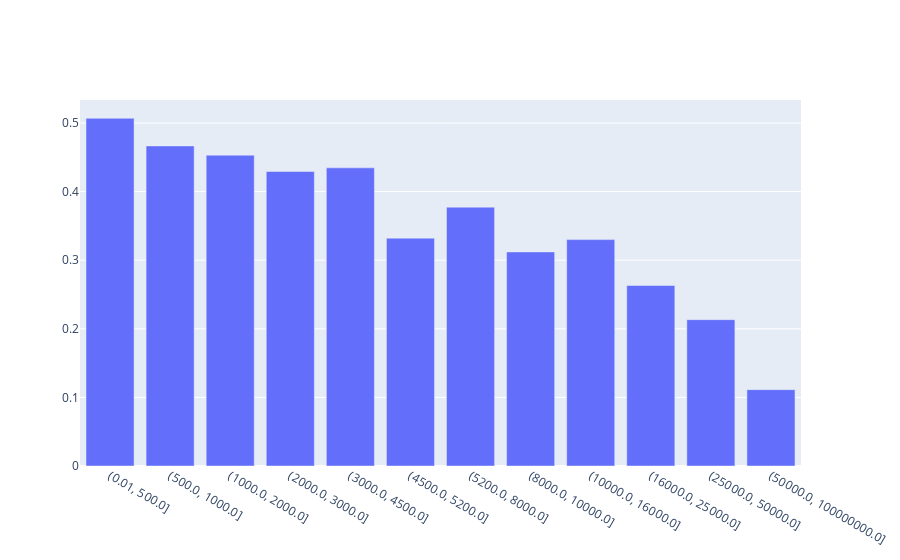

The notebook cell this image was saved under:
### Code cell
fig = go.Figure()
fig.add_trace(go.Bar(name = 'Percentage of successful projects', 
                     x=x_label, 
                     y=binned_succ_projects/binned_projects, 
                     ))

### Figure 1 — Plotly figure (JSON) as saved in the notebook; plotly's stock layout.template omitted (floating-point values rounded to 4 significant figures)
{"data": [{"name": "Percentage of successful projects", "type": "bar", "x": ["(0.01, 500.0]", "(500.0, 1000.0]", "(1000.0, 2000.0]", "(2000.0, 3000.0]", "(3000.0, 4500.0]", "(4500.0, 5200.0]", "(5200.0, 8000.0]", "(8000.0, 10000.0]", "(10000.0, 16000.0]", "(16000.0, 25000.0]", "(25000.0, 50000.0]", "(50000.0, 100000000.0]"], "y": [0.5068, 0.4665, 0.4531, 0.4293, 0.4346, 0.3321, 0.3773, 0.312, 0.33, 0.2631, 0.2133, 0.1113]}], "layout": {}}
